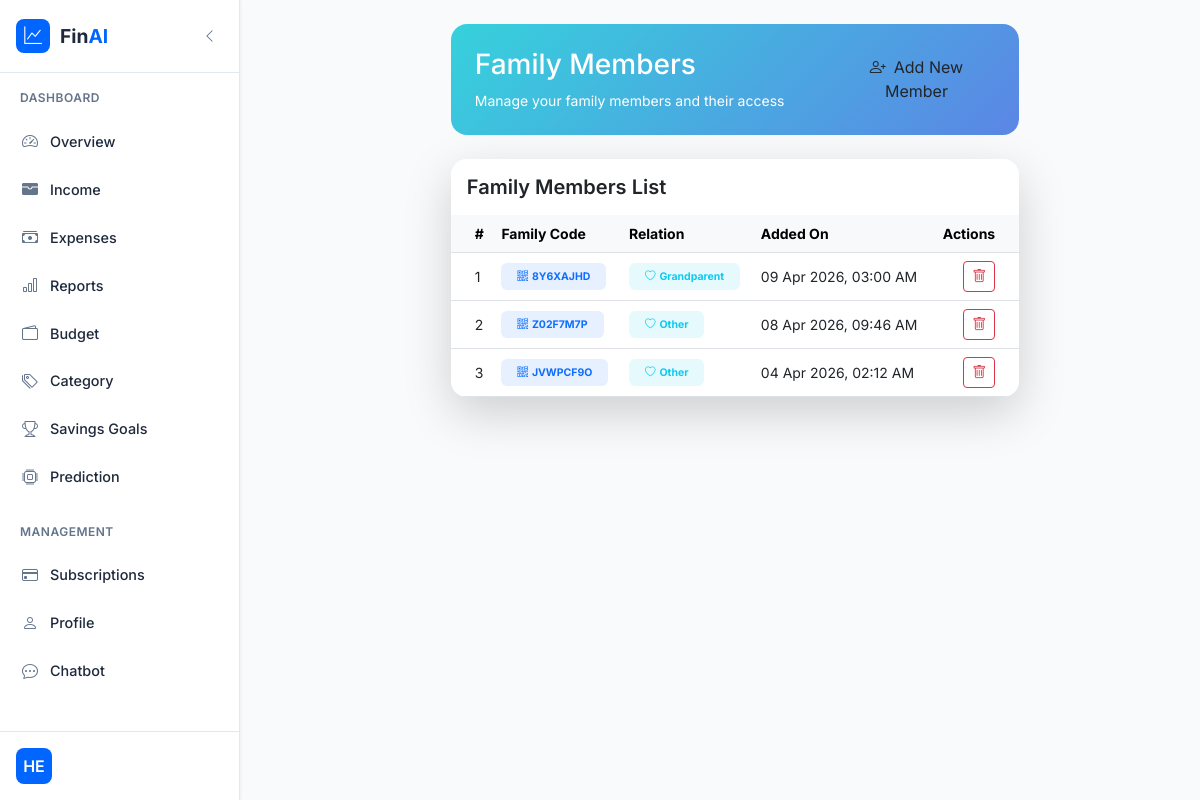
The page /family/members/ (signed in) on the database its author committed.
### app/models.py (models this page shows)
class AddFamilyMember(models.Model):
    Family_code = models.CharField(max_length=10, null=True)
    Added_by = models.ForeignKey(User, on_delete=models.CASCADE, blank=True, null=True, related_name='family_members_added')
    Added_person = models.OneToOneField(User, on_delete=models.CASCADE, blank=True, null=True, related_name='family_member_profile')
    time_stamp = models.DateTimeField(auto_now_add=True)
    relation = models.CharField(max_length=20, null=True)
    class Meta:
        db_table = 'AddFamilyMember'

### app/views.py (the view)
# urls.py: path('family/members/', family_members_list, name='family_members_list'),
@login_required
def family_members_list(request):
    family_members = AddFamilyMember.objects.filter(Added_by=request.user).order_by('-time_stamp')
    members_data = []
    for member in family_members:
        print('[[[[[[]]]]]]', member.Added_person.id)
        members_data.append({
            'f_id': member.Added_person.id,
            'family_code': member.Family_code,
            'relation': member.relation,
            'added_on': member.time_stamp,
        })
    context = {
        'family_members': members_data,
        'count': len(members_data)
    }
    return render(request, 'family_members_list.html', context)

### templates/family_members_list.html (shortened to what this page needs)
{% extends 'dashboard.html' %}
{% load static %}
{% block main %}
<button class="sidebar-toggle d-none d-lg-block" id="sidebarToggle" title="Collapse sidebar">
</button>
<div style="margin-left: 400px;">
    <div class="dashboard-content">
        <div class="row mb-4">
            <div class="col-12">
                <div class="card bg-gradient-info border-0 rounded-4 overflow-hidden">
                    <div class="card-body p-4">
                        <div class="row align-items-center">
                            <div class="col-lg-8">
                                <h3 class="text-white mb-2">Family Members</h3>
                                <p class="text-white opacity-8 mb-0">Manage your family members and their access</p>
                            </div>
                            <div class="col-lg-4 text-lg-end mt-3 mt-lg-0">
                                <a href="{% url 'add_family_member' %}" class="btn btn-white mb-0">
                                    <i class="bi bi-person-plus me-2"></i>Add New Member
                                </a>
                            </div>
                        </div>
                    </div>
                </div>
            </div>
        </div>
        <div class="card border-0 shadow-lg rounded-4 overflow-hidden">
            <div class="card-header bg-white py-3 border-bottom-0">
                <h5 class="mb-0 fw-semibold">Family Members List</h5>
            </div>
            <div class="card-body p-0">
                {% if family_members %}
                <div class="table-responsive">
                    <table class="table table-hover align-middle mb-0">
                        <thead class="table-light">
                            <tr>
                                <th class="ps-4">#</th>
                                <th>Family Code</th>
                                <th>Relation</th>
                                <th>Added On</th>
                                <th class="text-end pe-4">Actions</th>
                            </tr>
                        </thead>
                        <tbody>
                            {% for member in family_members %}
                            <tr>
                                <td class="ps-4">{{ forloop.counter }}</td>
                                <td>
                                    <span class="badge bg-primary bg-opacity-10 text-primary px-3 py-2">
                                        <i class="bi bi-qr-code me-1"></i>{{ member.family_code }}
                                    </span>
                                </td>
                                <td>
                                    <span class="badge bg-info bg-opacity-10 text-info px-3 py-2">
                                        <i class="bi bi-heart me-1"></i>{{ member.relation }}
                                    </span>
                                </td>
                                <td>{{ member.added_on|date:"d M Y, h:i A" }}</td>
                                <td class="text-end pe-4">
                                    <a href="{% url 'delete_family_member' member.f_id %}" class="btn btn-sm btn-outline-danger">
                                        <i class="bi bi-trash"></i>
                                    </a>
                                </td>
                            </tr>
                            {% endfor %}
                        </tbody>
                    </table>
                </div>
                {% endif %}
            </div>
        </div>
    </div>
</div>
{% endblock %}

### templates/dashboard.html (shortened to what this page needs)
<!DOCTYPE html>
<html lang="en">
<head>
    <link href="https://cdn.jsdelivr.net/npm/bootstrap@5.3.0-alpha1/dist/css/bootstrap.min.css" rel="stylesheet">
    <link rel="stylesheet" href="https://cdn.jsdelivr.net/npm/bootstrap-icons@1.10.0/font/bootstrap-icons.css">
</head>
<body>
    {% block nav %}
    <aside class="sidebar">
        <div class="sidebar-header">
            <a href="#" class="brand">
                <div class="brand-icon">
                    <i class="bi bi-graph-up"></i>
                </div>
                <div class="brand-text">
                    Fin<span>AI</span>
                </div>
            </a>
            <button class="sidebar-toggle d-none d-lg-block" id="sidebarToggle" title="Collapse sidebar">
                <i class="bi bi-chevron-left"></i>
            </button>
        </div>
        <nav class="sidebar-nav">
            <div class="nav-section">
                <div class="nav-label">Dashboard</div>
                <div class="nav-item">
                    <a href="{% url 'dashboard' %}" class="nav-link {% if request.resolver_match.url_name == 'dashboard' %}active{% endif %}" data-page="dashboard">
                        <div class="nav-icon">
                            <i class="bi bi-speedometer2"></i>
                        </div>
                        <span class="nav-text">Overview</span>
                    </a>
                </div>
                <div class="nav-item">
                    <a href="{% url 'add_income' %}" class="nav-link {% if request.resolver_match.url_name == 'add_income' %}active{% endif %}" data-page="income">
                        <div class="nav-icon">
                            <i class="bi bi-wallet-fill"></i>
                        </div>
                        <span class="nav-text">Income</span>
                    </a>
                </div>
                <div class="nav-item">
                    <a href="{% url 'add_expenses' %}" class="nav-link {% if request.resolver_match.url_name == 'add_expenses' %}active{% endif %}" data-page="expenses">
                        <div class="nav-icon">
                            <i class="bi bi-cash-stack"></i>
                        </div>
                        <span class="nav-text">Expenses</span>
                    </a>
                </div>
                <div class="nav-item">
                    <a href="{% url 'expenses_report' %}" class="nav-link {% if request.resolver_match.url_name == 'expenses_report' %}active{% endif %}" data-page="reports">
                        <div class="nav-icon">
                            <i class="bi bi-bar-chart"></i>
                        </div>
                        <span class="nav-text">Reports</span>
                    </a>
                </div>
                <div class="nav-item">
                    <a href="{% url 'budget_goals' %}" class="nav-link {% if request.resolver_match.url_name == 'budget_goals' %}active{% endif %}" data-page="budget">
                        <div class="nav-icon">
                            <i class="bi bi-wallet2"></i>
                        </div>
                        <span class="nav-text">Budget</span>
                    </a>
                </div>
                <div class="nav-item">
                    <a href="/add_category" class="nav-link {% if request.path == '/add_category/' %}active{% endif %}" data-page="budget">
                        <div class="nav-icon">
                            <i class="bi bi-tags"></i>
                        </div>
                        <span class="nav-text">Category</span>
                    </a>
                </div>
                <div class="nav-item">
                    <a href="{% url 'savings_goals' %}" class="nav-link {% if request.resolver_match.url_name == 'savings_goals' %}active{% endif %}" data-page="savings">
                        <div class="nav-icon">
                            <i class="bi bi-trophy"></i>
                        </div>
                        <span class="nav-text">Savings Goals</span>
                    </a>
                </div>
                <div class="nav-item">
                    <a href="{% url 'predict' %}" class="nav-link {% if request.resolver_match.url_name == 'predict' %}active{% endif %}" data-page="reports">
                        <div class="nav-icon">
                            <i class="bi bi-cpu"></i>
                        </div>
                        <span class="nav-text">Prediction</span>
                    </a>
                </div>
            </div>
            <div class="nav-section">
                <div class="nav-label">Management</div>
                <div class="nav-item">
                    <a href="{% url 'subscription_list' %}" class="nav-link {% if request.resolver_match.url_name == 'subscription_list' %}active{% endif %}" data-page="subscriptions">
                        <div class="nav-icon">
                            <i class="bi bi-credit-card"></i>
                        </div>
                        <span class="nav-text">Subscriptions</span>
                    </a>
                </div>
                <div class="nav-item">
                    <a href="{% url 'profile_view' %}" class="nav-link {% if request.resolver_match.url_name == 'profile_view' %}active{% endif %}" data-page="profile">
                        <div class="nav-icon">
                            <i class="bi bi-person"></i>
                        </div>
                        <span class="nav-text">Profile</span>
                    </a>
                </div>
                <div class="nav-item">
                    <a href="{% url 'chatbot' %}" class="nav-link {% if request.resolver_match.url_name == 'chatbot' %}active{% endif %}" data-page="chatbot">
                        <div class="nav-icon">
                            <i class="bi bi-chat-dots"></i>
                        </div>
                        <span class="nav-text">Chatbot</span>
                    </a>
                </div>
                </div>
                <div class="nav-item">
                    <a href="{% url 'user_logout' %}" class="nav-link" data-page="settings">
                        <div class="nav-icon">
                        </div>
                        <span class="nav-text">Logout</span>
                    </a>
                </div>
        </nav>
        <div class="user-profile">
            <div class="profile-content">
                <div class="profile-avatar">
                {{ user.username|slice:":2"|upper }}
                </div>
                <div class="profile-info">
                </div>
            </div>
        </div>
    </aside>
    {% endblock %}
    {% block main %}{% endblock %}
</body>
</html>

### templates/dashboard.html (style rules this page uses)
:root { --primary: #0066FF; --primary-light: #E6F0FF; --secondary: #7C3AED; --accent: #00D4AA; --dark: #1E293B; --light: #F8FAFC; --gray: #64748B; --gray-light: #F1F5F9; --success: #10B981; --warning: #F59E0B; --danger: #EF4444; --sidebar-width: 240px; --sidebar-collapsed: 70px; --transition: all 0.2s ease; }
* { margin: 0; padding: 0; box-sizing: border-box; }
body { font-family: 'Inter', sans-serif; background-color: var(--light); color: var(--dark); display: flex; min-height: 100vh; font-size: 14px; line-height: 1.5; }
.sidebar { background: white; width: var(--sidebar-width); min-height: 100vh; position: fixed; left: 0; top: 0; z-index: 100; border-right: 1px solid #E2E8F0; transition: var(--transition); box-shadow: 1px 0 3px rgba(0, 0, 0, 0.05); }
.sidebar-header { padding: 1.2rem 1rem; border-bottom: 1px solid #E2E8F0; display: flex; align-items: center; justify-content: space-between; }
.brand { display: flex; align-items: center; text-decoration: none; gap: 10px; }
.brand-icon { width: 34px; height: 34px; background: var(--primary); border-radius: 8px; display: flex; align-items: center; justify-content: center; color: white; font-size: 1.1rem; }
.brand-text { font-weight: 700; font-size: 1.2rem; color: var(--dark); }
.brand-text span { color: var(--primary); }
.sidebar-nav { padding: 1rem 0.5rem; height: calc(100vh - 140px); overflow-y: auto; }
.nav-section { margin-bottom: 1.5rem; }
.nav-label { font-size: 0.75rem; text-transform: uppercase; letter-spacing: 0.5px; color: var(--gray); font-weight: 600; margin-bottom: 0.75rem; padding: 0 0.75rem; }
.nav-item { margin-bottom: 0.25rem; }
.nav-link { display: flex; align-items: center; padding: 0.7rem 0.75rem; color: var(--dark); text-decoration: none; border-radius: 8px; transition: var(--transition); font-weight: 500; font-size: 0.9rem; }
.nav-icon { width: 20px; height: 20px; display: flex; align-items: center; justify-content: center; margin-right: 10px; color: var(--gray); font-size: 1rem; transition: var(--transition); }
.nav-text { white-space: nowrap; font-size: 0.9rem; }
.user-profile { position: absolute; bottom: 0; width: 100%; padding: 1rem; border-top: 1px solid #E2E8F0; background: white; }
.profile-content { display: flex; align-items: center; gap: 10px; }
.profile-avatar { width: 36px; height: 36px; border-radius: 8px; background: var(--primary); display: flex; align-items: center; justify-content: center; color: white; font-size: 1rem; font-weight: 600; }
.profile-info { flex: 1; }
.dashboard-content { padding: 1.5rem; }
.sidebar-toggle { background: none; border: none; color: var(--gray); cursor: pointer; padding: 0.4rem; border-radius: 4px; transition: var(--transition); }

### templates/family_members_list.html (style rules this page uses)
.bg-gradient-info { background: linear-gradient(135deg, #36d1dc 0%, #5b86e5 100%); }
.bg-opacity-10 { --bg-opacity: 0.1; }

### rows shown on the page
AddFamilyMember: family_code "8Y6XAJHD", relation "Grandparent", added_on "09 Apr 2026, 03:00 AM"
AddFamilyMember: family_code "Z02F7M7P", relation "Other", added_on "08 Apr 2026, 09:46 AM"
AddFamilyMember: family_code "JVWPCF9O", relation "Other", added_on "04 Apr 2026, 02:12 AM"

### other values the page prints
{{ user.username|slice:":2"|upper }} "HE"
